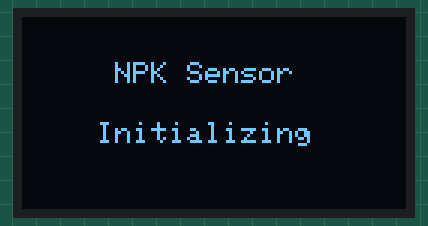
Simulated run of this sketch. Board: Arduino Uno, built with avr-gcc and run on an emulated ATmega328P. Shown: 128×64 one-colour display. What the sketch prints to the serial monitor is not drawn.

Above: at 0.6 s.
At 5.5 s:
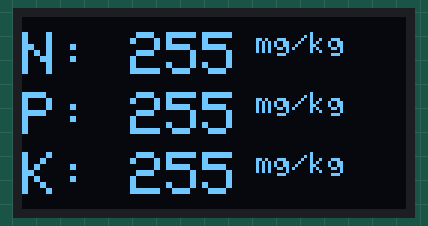

Measured:
- what the display in image 0 shows lasts 4.8 s, from 0.6 s to 5.4 s

The sketch:

npk.ino
```cpp
/*
 *
 * Azot, Fosfor ve Potasyum ölçümü için Arduino'lu Toprak NPK Sensörü
 */
#include <SoftwareSerial.h>
#include <Wire.h>
#include <Adafruit_GFX.h>
#include <Adafruit_SSD1306.h>

// 128x64 olan i2c destekli Oled ekran modülü için
#define SCREEN_WIDTH 128    // piksel OLED ekran genişliği,
#define SCREEN_HEIGHT 64    // OLED ekran yüksekliği, piksel cinsinden
#define OLED_RESET -1       // Sıfırlama pimi
Adafruit_SSD1306 display(SCREEN_WIDTH, SCREEN_HEIGHT, &Wire, OLED_RESET);

#define RE 8
#define DE 7

// NPK sensörüne gönderilen Sorgulama çerçeveleri aşağıdadır.
//Azot, Fosfor ve Potasyum değerlerini okumak için
// nitro_inquiry_frame, phos_inquiry_frame ve pota_inquiry_frame adlarıyla üç dizi tanımladık
// Her sorgulama çerçevesinin 8 değeri vardır
const byte nitro_inquiry_frame[] = {0x01,0x03, 0x00, 0x1e, 0x00, 0x01, 0xe4, 0x0c};
const byte phos_inquiry_frame[] = {0x01,0x03, 0x00, 0x1f, 0x00, 0x01, 0xb5, 0xcc};
const byte pota_inquiry_frame[] = {0x01,0x03, 0x00, 0x20, 0x00, 0x01, 0x85, 0xc0};

byte values[11];
SoftwareSerial modbus(2,3);

void setup() {
  Serial.begin(9600);
  modbus.begin(9600);
  pinMode(RE, OUTPUT);
  pinMode(DE, OUTPUT);

  display.begin(SSD1306_SWITCHCAPVCC, 0x3C); //I2C adresi 0x3C (128x64) ile başlat
  delay(500);
  display.clearDisplay();
  display.setCursor(25, 15);
  display.setTextSize(1);
  display.setTextColor(WHITE);
  display.println(" NPK Sensor");
  display.setCursor(25, 35);
  display.setTextSize(1);
  display.print("Initializing");
  display.display();
  delay(2000);
}

void loop() {
  // değerlerini saklamak için byte türünde üç değişkene ihtiyacımız olacak
   // Azot, fosfor ve Potasyum.
  byte nitrogen_val,phosphorus_val,potassium_val;

  nitrogen_val = nitrogen();
  delay(250);
  phosphorus_val = phosphorous();
  delay(250);
  potassium_val = potassium();
  delay(250);

  // Verileri seri monitöre göndermek için aşağıdaki kod kullanılır
   // ancak Bluetooth modülünü bağladığımız için veriyi şu adrese gönderecek:
   // Android cep telefonu Uygulaması

  Serial.print("Nitrogen_Val: ");
  Serial.print(nitrogen_val);
  Serial.println(" mg/kg");
  Serial.print("Phosphorous_Val: ");
  Serial.print(phosphorus_val);
  Serial.println(" mg/kg");
  Serial.print("Potassium_Val: ");
  Serial.print(potassium_val);
  Serial.println(" mg/kg");
  delay(2000);

// Verileri Oled ekranında görüntülemek için aşağıdaki kod kullanılır
  //Oled ekranını kullanmak istemiyorsanız aşağıdaki kodu silebilirsiniz.
  // Veya Oled ekran modülünü de bağlayabilirsiniz, bu şekilde verileri görüntüleyebilirsiniz.
  // Oled ekran modülünde ve veriler Android Uygulamasına da gönderilebilir.
  display.clearDisplay();
  display.setTextSize(2);
  display.setCursor(0, 5);
  display.print("N: ");
  display.print(nitrogen_val);
  display.setTextSize(1);
  display.print(" mg/kg");

  display.setTextSize(2);
  display.setCursor(0, 25);
  display.print("P: ");
  display.print(phosphorus_val);
  display.setTextSize(1);
  display.print(" mg/kg");

  display.setTextSize(2);
  display.setCursor(0, 45);
  display.print("K: ");
  display.print(potassium_val);
  display.setTextSize(1);
  display.print(" mg/kg");

  display.display();
}

/*
 * Şimdi Azot, Fosfor ve Potasyum değerlerini okumak için kullanıcı tanımlı üç fonksiyon oluşturmamız gerekecek
 * Bu kullanıcı tanımlı işlevler bayt türünde olacaktır.
 */

byte nitrogen(){
  digitalWrite(DE,HIGH);
  digitalWrite(RE,HIGH);
  delay(10);
  if(modbus.write(nitro_inquiry_frame,sizeof(nitro_inquiry_frame))==8){
    digitalWrite(DE,LOW);
    digitalWrite(RE,LOW);
    // Sorgu çerçevesini NPK sensörüne gönderdiğimizde, yanıt çerçevesi ile yanıt verir.
     // şimdi yanıt çerçevesini okuyacağız ve değerleri[] dizisinde saklayacağız, bir for döngüsü kullanacağız.
    for(byte i=0;i<7;i++){
    //Serial.print(modbus.read(),HEX);
    values[i] = modbus.read();
   // Serial.print(values[i],HEX);
    }
    Serial.println();
  }
  return values[4]; // yalnızca dizideki 4. konumda depolanan Azot değerini döndürür
}

byte phosphorous(){
  digitalWrite(DE,HIGH);
  digitalWrite(RE,HIGH);
  delay(10);
  if(modbus.write(phos_inquiry_frame,sizeof(phos_inquiry_frame))==8){
    digitalWrite(DE,LOW);
    digitalWrite(RE,LOW);
    for(byte i=0;i<7;i++){
    //Serial.print(modbus.read(),HEX);
    values[i] = modbus.read();
   // Serial.print(values[i],HEX);
    }
    Serial.println();
  }
  return values[4];
}

byte potassium(){
  digitalWrite(DE,HIGH);
  digitalWrite(RE,HIGH);
  delay(10);
  if(modbus.write(pota_inquiry_frame,sizeof(pota_inquiry_frame))==8){
    digitalWrite(DE,LOW);
    digitalWrite(RE,LOW);
    for(byte i=0;i<7;i++){
    //Serial.print(modbus.read(),HEX);
    values[i] = modbus.read();
    //Serial.print(values[i],HEX);
    }
    Serial.println();
  }
  return values[4];
}
```
